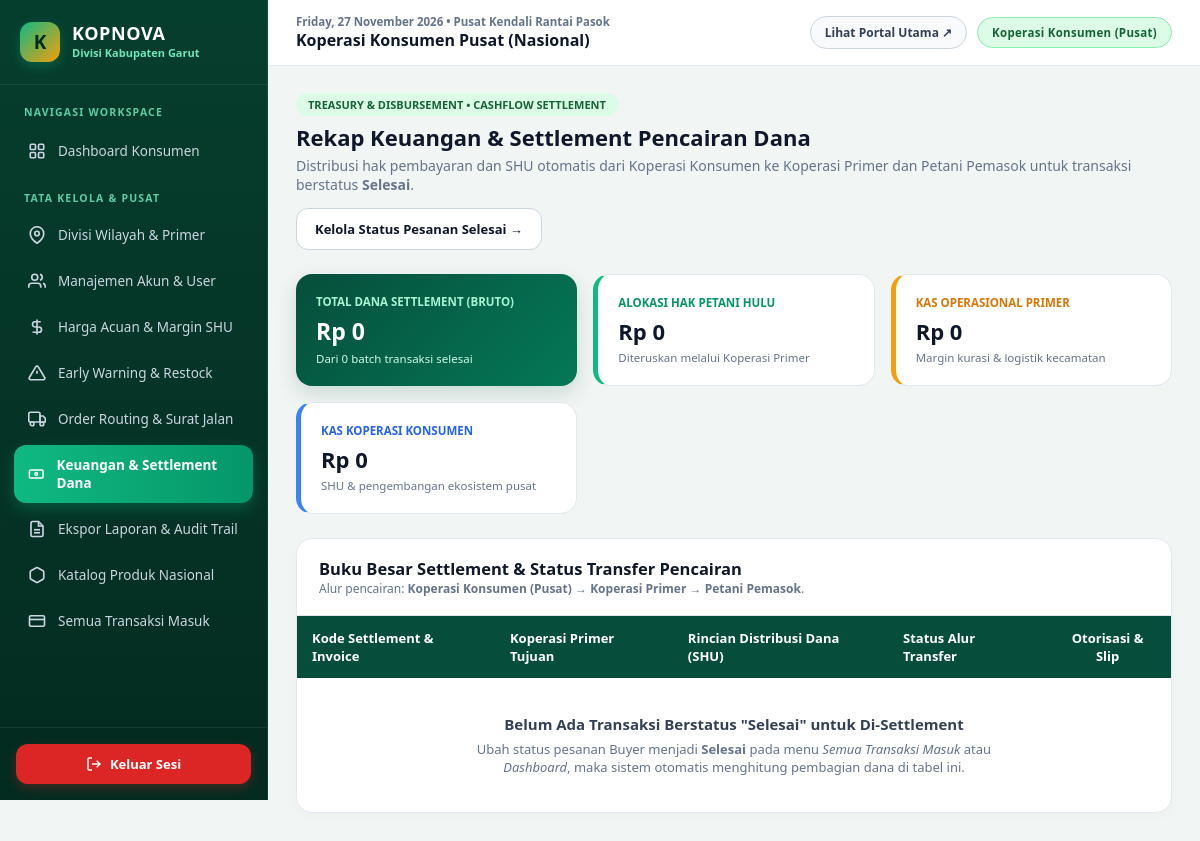
The page /modules/settlement/index.php (signed in) on the database as committed earlier.
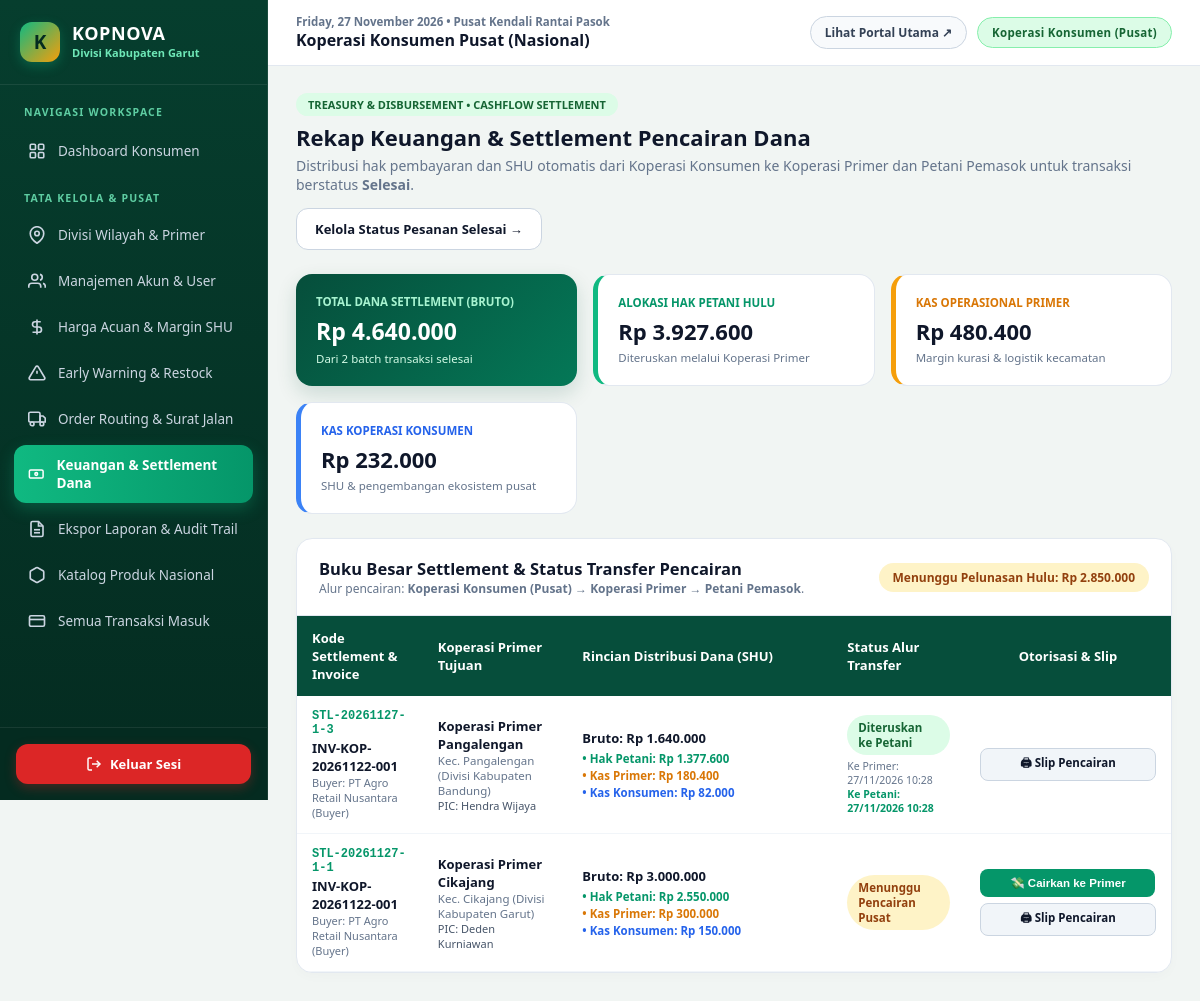
The same page on the database as committed later.
### tables this page shows
CREATE TABLE `settlement_dana` (
  `id_settlement` int(11) NOT NULL,
  `kode_settlement` varchar(35) NOT NULL,
  `id_order` int(11) NOT NULL,
  `id_primer` int(11) NOT NULL,
  `nominal_bruto` decimal(15,2) NOT NULL,
  `hak_petani` decimal(15,2) NOT NULL,
  `kas_primer` decimal(15,2) NOT NULL,
  `kas_konsumen` decimal(15,2) NOT NULL,
  `status_pencairan` enum('Menunggu Pencairan Pusat','Dicairkan ke Primer','Diteruskan ke Petani') NOT NULL DEFAULT 'Menunggu Pencairan Pusat',
  `tanggal_cair_primer` datetime DEFAULT NULL,
  `tanggal_cair_petani` datetime DEFAULT NULL,
  `created_at` timestamp NOT NULL DEFAULT current_timestamp()
);

CREATE TABLE `orders` (
  `id_order` int(11) NOT NULL,
  `no_invoice` varchar(30) NOT NULL,
  `id_buyer` int(11) NOT NULL,
  `total_bayar` decimal(15,2) NOT NULL,
  `metode_bayar` enum('QRIS Instan','Transfer Virtual Account','Termin B2B') DEFAULT 'QRIS Instan',
  `alamat_pengiriman` text NOT NULL,
  `status_order` enum('Menunggu Konfirmasi','Diproses Koperasi','Dikirim','Selesai') DEFAULT 'Menunggu Konfirmasi',
  `tanggal_order` datetime DEFAULT current_timestamp(),
  `no_surat_jalan` varchar(35) DEFAULT NULL
);

CREATE TABLE `users` (
  `id_user` int(11) NOT NULL,
  `id_divisi` int(11) DEFAULT NULL,
  `id_primer` int(11) DEFAULT NULL,
  `nama_lengkap` varchar(100) NOT NULL,
  `username` varchar(50) NOT NULL,
  `password` varchar(255) NOT NULL,
  `role` enum('konsumen','primer','petani','buyer') NOT NULL,
  `no_hp` varchar(20) DEFAULT NULL,
  `alamat` text DEFAULT NULL
);

CREATE TABLE `koperasi_primer` (
  `id_primer` int(11) NOT NULL,
  `id_divisi` int(11) NOT NULL,
  `kode_primer` varchar(20) NOT NULL,
  `nama_koperasi` varchar(100) NOT NULL,
  `kecamatan` varchar(100) NOT NULL,
  `ketua_koperasi` varchar(100) NOT NULL
);

CREATE TABLE `divisi_wilayah` (
  `id_divisi` int(11) NOT NULL,
  `kode_divisi` varchar(20) NOT NULL,
  `nama_divisi` varchar(100) NOT NULL,
  `provinsi` varchar(100) NOT NULL,
  `created_at` timestamp NOT NULL DEFAULT current_timestamp()
);

### config/database.php (called while the page is built, shortened)
<?php
function rupiah($angka) {
    return "Rp " . number_format((float)$angka, 0, ',', '.');
}
?>

### modules/settlement/index.php (the view, shortened to what the changed rows need)
<?php
require_once '../../config/database.php';
require_once '../../includes/header.php';
require_once '../../includes/sidebar.php';
$sql = "SELECT s.*, o.no_invoice, o.metode_bayar, o.tanggal_order, u.nama_lengkap AS nama_buyer, kp.nama_koperasi, kp.kecamatan, kp.ketua_koperasi, d.nama_divisi
        FROM settlement_dana s
        JOIN orders o ON s.id_order = o.id_order
        JOIN users u ON o.id_buyer = u.id_user
        JOIN koperasi_primer kp ON s.id_primer = kp.id_primer
        JOIN divisi_wilayah d ON kp.id_divisi = d.id_divisi";
$sql .= " ORDER BY s.id_settlement DESC";
$settlements = $pdo->query($sql)->fetchAll();
$tot_bruto     = 0;
$tot_petani    = 0;
$tot_primer    = 0;
$tot_konsumen  = 0;
$tot_pending   = 0;
foreach ($settlements as $st) {
    $tot_bruto    += $st['nominal_bruto'];
    $tot_petani   += $st['hak_petani'];
    $tot_primer   += $st['kas_primer'];
    $tot_konsumen += $st['kas_konsumen'];
    if ($st['status_pencairan'] !== 'Diteruskan ke Petani') {
        $tot_pending += ($st['hak_petani'] + $st['kas_primer']);
    }
}
?>
<div style="display:flex; justify-content:space-between; align-items:center; flex-wrap:wrap; gap:14px; margin-bottom:24px;">
    <div>
        <h2 style="margin:0 0 4px; font-size:22px; color:#0F172A;">Rekap Keuangan &amp; Settlement Pencairan Dana</h2>
    </div>
</div>
<div style="display:grid; grid-template-columns:repeat(auto-fit, minmax(220px, 1fr)); gap:16px; margin-bottom:24px;">
    <div style="background:linear-gradient(135deg, #064E3B 0%, #047857 100%); color:#FFFFFF; padding:20px; border-radius:16px; box-shadow:0 8px 20px rgba(6,78,59,0.16);">
        <div style="font-size:11.5px; color:#A7F3D0; font-weight:800;">TOTAL DANA SETTLEMENT (BRUTO)</div>
        <div style="font-size:23px; font-weight:900; margin:6px 0 4px;"><?= rupiah($tot_bruto) ?></div>
        <div style="font-size:11.5px; color:#D1FAE5;">Dari <?= count($settlements) ?> batch transaksi selesai</div>
    </div>
    <div style="background:#FFFFFF; padding:20px; border-radius:16px; border:1px solid #E2E8F0; border-left:5px solid #10B981;">
        <div style="font-size:11.5px; color:#059669; font-weight:800;">ALOKASI HAK PETANI HULU</div>
        <div style="font-size:22px; font-weight:900; color:#0F172A; margin:6px 0 4px;"><?= rupiah($tot_petani) ?></div>
        <div style="font-size:11.5px; color:#64748B;">Diteruskan melalui Koperasi Primer</div>
    </div>
    <div style="background:#FFFFFF; padding:20px; border-radius:16px; border:1px solid #E2E8F0; border-left:5px solid #F59E0B;">
        <div style="font-size:11.5px; color:#D97706; font-weight:800;">KAS OPERASIONAL PRIMER</div>
        <div style="font-size:22px; font-weight:900; color:#0F172A; margin:6px 0 4px;"><?= rupiah($tot_primer) ?></div>
        <div style="font-size:11.5px; color:#64748B;">Margin kurasi &amp; logistik kecamatan</div>
    </div>
    <div style="background:#FFFFFF; padding:20px; border-radius:16px; border:1px solid #E2E8F0; border-left:5px solid #3B82F6;">
        <div style="font-size:11.5px; color:#2563EB; font-weight:800;">KAS KOPERASI KONSUMEN</div>
        <div style="font-size:22px; font-weight:900; color:#0F172A; margin:6px 0 4px;"><?= rupiah($tot_konsumen) ?></div>
        <div style="font-size:11.5px; color:#64748B;">SHU &amp; pengembangan ekosistem pusat</div>
    </div>
</div>
<div style="background:#FFFFFF; border-radius:16px; border:1px solid #E2E8F0; overflow:hidden; box-shadow:0 4px 12px rgba(0,0,0,0.02);">
    <div style="padding:18px 22px; border-bottom:1px solid #E2E8F0; display:flex; justify-content:space-between; align-items:center; flex-wrap:wrap; gap:10px;">
        <div>
            <h3 style="margin:0; font-size:16.5px; color:#0F172A;">Buku Besar Settlement &amp; Status Transfer Pencairan</h3>
            <div style="font-size:12px; color:#64748B;">Alur pencairan: <strong>Koperasi Konsumen (Pusat)</strong> → <strong>Koperasi Primer</strong> → <strong>Petani Pemasok</strong>.</div>
        </div>
        <?php if ($tot_pending > 0): ?>
            <span style="background:#FEF3C7; color:#92400E; font-size:12px; font-weight:800; padding:6px 14px; border-radius:99px;">
                Menunggu Pelunasan Hulu: <?= rupiah($tot_pending) ?>
            </span>
        <?php endif; ?>
    </div>
    <div style="overflow-x:auto;">
        <table style="width:100%; border-collapse:collapse; text-align:left; font-size:13px;">
            <thead>
                <tr style="background:#064E3B; color:#FFFFFF;">
                    <th style="padding:13px 15px;">Kode Settlement &amp; Invoice</th>
                    <th style="padding:13px 15px;">Koperasi Primer Tujuan</th>
                    <th style="padding:13px 15px;">Rincian Distribusi Dana (SHU)</th>
                    <th style="padding:13px 15px;">Status Alur Transfer</th>
                    <th style="padding:13px 15px; text-align:center;">Otorisasi &amp; Slip</th>
                </tr>
            </thead>
            <tbody>
                <?php if (empty($settlements)): ?>
                    <tr>
                        <td colspan="5" style="padding:36px 20px; text-align:center;">
                            <div style="font-weight:800; font-size:15px; color:#334155; margin-bottom:6px;">Belum Ada Transaksi Berstatus "Selesai" untuk Di-Settlement</div>
                            <div style="font-size:13px; color:#64748B; max-width:520px; margin:0 auto;">
                                Ubah status pesanan Buyer menjadi <strong>Selesai</strong> pada menu <em>Semua Transaksi Masuk</em> atau <em>Dashboard</em>, maka sistem otomatis menghitung pembagian dana di tabel ini.
                            </div>
                        </td>
                    </tr>
                <?php endif; ?>
                <?php foreach ($settlements as $s):
                    $st = $s['status_pencairan'];
                    if ($st === 'Diteruskan ke Petani') {
                        $badge_bg = '#DCFCE7'; $badge_col = '#166534';
                    } elseif ($st === 'Dicairkan ke Primer') {
                        $badge_bg = '#DBEAFE'; $badge_col = '#1E40AF';
                    } else {
                        $badge_bg = '#FEF3C7'; $badge_col = '#92400E';
                    }
                ?>
                <tr style="border-bottom:1px solid #F1F5F9;">
                    <td style="padding:13px 15px;">
                        <div style="font-family:monospace; font-weight:800; color:#059669; font-size:12px;"><?= htmlspecialchars($s['kode_settlement']) ?></div>
                        <div style="font-weight:800; color:#0F172A; margin-top:2px;"><?= htmlspecialchars($s['no_invoice']) ?></div>
                        <div style="font-size:11px; color:#64748B;">Buyer: <?= htmlspecialchars($s['nama_buyer']) ?></div>
                    </td>
                    <td style="padding:13px 15px;">
                        <div style="font-weight:800; color:#0F172A;"><?= htmlspecialchars($s['nama_koperasi']) ?></div>
                        <div style="font-size:11.5px; color:#64748B;">Kec. <?= htmlspecialchars($s['kecamatan']) ?> (<?= htmlspecialchars($s['nama_divisi']) ?>)</div>
                        <div style="font-size:11px; color:#475569;">PIC: <?= htmlspecialchars($s['ketua_koperasi']) ?></div>
                    </td>
                    <td style="padding:13px 15px; min-width:235px;">
                        <div style="font-weight:900; color:#0F172A; margin-bottom:4px;">Bruto: <?= rupiah($s['nominal_bruto']) ?></div>
                        <div style="display:flex; flex-direction:column; gap:2px; font-size:11.5px;">
                            <span style="color:#059669; font-weight:700;">• Hak Petani: <?= rupiah($s['hak_petani']) ?></span>
                            <span style="color:#D97706; font-weight:700;">• Kas Primer: <?= rupiah($s['kas_primer']) ?></span>
                            <span style="color:#2563EB; font-weight:700;">• Kas Konsumen: <?= rupiah($s['kas_konsumen']) ?></span>
                        </div>
                    </td>
                    <td style="padding:13px 15px;">
                        <span style="display:inline-block; background:<?= $badge_bg ?>; color:<?= $badge_col ?>; padding:5px 11px; border-radius:99px; font-size:11.5px; font-weight:800;">
                            <?= htmlspecialchars($st) ?>
                        </span>
                        <?php if (!empty($s['tanggal_cair_primer'])): ?>
                            <div style="font-size:10.5px; color:#64748B; margin-top:4px;">Ke Primer: <?= date('d/m/Y H:i', strtotime($s['tanggal_cair_primer'])) ?></div>
                        <?php endif; ?>
                        <?php if (!empty($s['tanggal_cair_petani'])): ?>
                            <div style="font-size:10.5px; color:#059669; font-weight:600;">Ke Petani: <?= date('d/m/Y H:i', strtotime($s['tanggal_cair_petani'])) ?></div>
                        <?php endif; ?>
                    </td>
                    <td style="padding:13px 15px; text-align:center;">
                        <div style="display:flex; flex-direction:column; gap:6px; align-items:center;">
                            <?php if ($role === 'konsumen' && $st === 'Menunggu Pencairan Pusat'): ?>
                                <form method="POST" style="margin:0;">
                                    <button type="submit" style="background:#059669; color:#FFFFFF; border:none; padding:7px 12px; border-radius:8px; font-weight:700; font-size:11.5px; cursor:pointer; width:175px;">
                                        💸 Cairkan ke Primer
                                    </button>
                                </form>
                            <?php endif; ?>
                            <a href="bukti_pencairan.php?id=<?= $s['id_settlement'] ?>" target="_blank" style="background:#F1F5F9; border:1px solid #CBD5E1; color:#0F172A; text-decoration:none; padding:6px 12px; border-radius:8px; font-weight:700; font-size:11.5px; width:150px; display:inline-block;">
                                🖨 Slip Pencairan
                            </a>
                        </div>
                    </td>
                </tr>
                <?php endforeach; ?>
            </tbody>
        </table>
    </div>
</div>
<?php require_once '../../includes/footer.php'; ?>

Rows that differ between the two databases and show on the page:
added settlement_dana: kode_settlement "STL-20261127-1-3", id_order.no_invoice "INV-KOP-20261122-001", users.nama_lengkap "PT Agro Retail Nusantara (Buyer)", id_primer.nama_koperasi "Koperasi Primer Pangalengan", id_primer.kecamatan "Pangalengan", divisi_wilayah.nama_divisi "Divisi Kabupaten Bandung", id_primer.ketua_koperasi "Hendra Wijaya", nominal_bruto "Rp 1.640.000", hak_petani "Rp 1.377.600", kas_primer "Rp 180.400", kas_konsumen "Rp 82.000", status_pencairan "Diteruskan ke Petani", tanggal_cair_primer "27/11/2026 10:28", tanggal_cair_petani "27/11/2026 10:28"
added settlement_dana: kode_settlement "STL-20261127-1-1", id_order.no_invoice "INV-KOP-20261122-001", users.nama_lengkap "PT Agro Retail Nusantara (Buyer)", id_primer.nama_koperasi "Koperasi Primer Cikajang", id_primer.kecamatan "Cikajang", divisi_wilayah.nama_divisi "Divisi Kabupaten Garut", id_primer.ketua_koperasi "Deden Kurniawan", nominal_bruto "Rp 3.000.000", hak_petani "Rp 2.550.000", kas_primer "Rp 300.000", kas_konsumen "Rp 150.000", status_pencairan "Menunggu Pencairan Pusat", $s['id_settlement'] 1 (drawn)
Other text that changed with them:
rupiah($tot_bruto): "Rp 0" → "Rp 4.640.000"
count($settlements): "0" → "2"
rupiah($tot_petani): "Rp 0" → "Rp 3.927.600"
rupiah($tot_primer): "Rp 0" → "Rp 480.400"
rupiah($tot_konsumen): "Rp 0" → "Rp 232.000"
rupiah($tot_pending): (not shown) → "Rp 2.850.000"
text no longer shown: "Belum Ada Transaksi Berstatus \"Selesai\" untuk Di-Settlement Ubah status pesanan Buyer menjadi Selesai pada menu Semua Transaksi Masuk atau Dashboard , maka sistem otomatis menghitung pembagian dana di tabel ini."
text now shown: "Menunggu Pelunasan Hulu:"
